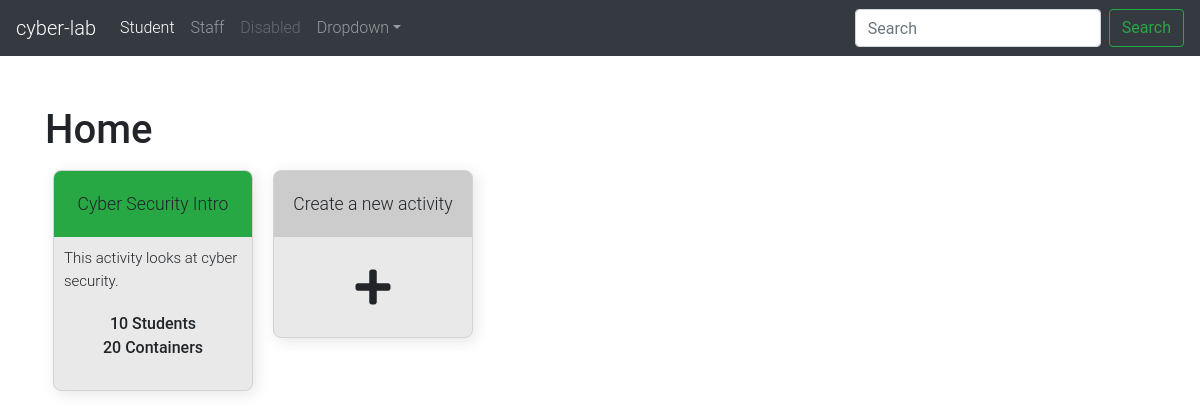
Page /staff on the earlier database version.
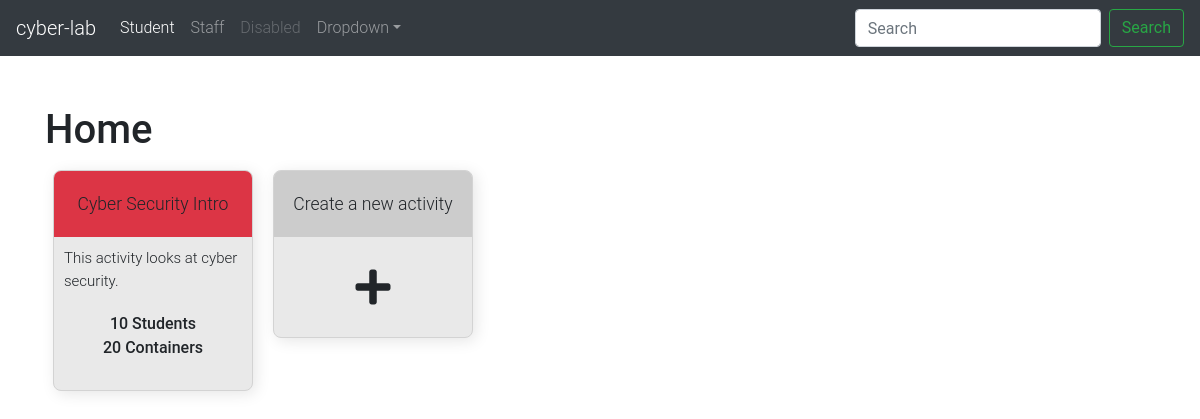
Same page on the later database version.
### app/models.py (models this page shows)
class Activity(db.Model):
    id = db.Column(db.Integer, primary_key=True, index=True)
    enabled = db.Column(db.Boolean)
    is_ready = db.Column(db.Boolean)
    running = db.Column(db.Boolean)
    title = db.Column(db.String(40))
    description = db.Column(db.String(300))
    category = db.Column(db.String(300))
    has_content = db.Column(db.Boolean)
    has_containers = db.Column(db.Boolean)
    time_created = db.Column(db.DateTime)
    content = db.Column(db.String(1000000))
    number_of_students = db.Column(db.Integer)
    number_of_containers = db.Column(db.Integer)
    container_list = db.Column(db.String(5000))

### app/views.py (the view)
@app.route('/staff', methods=['GET'])
def staff():
    activities = Activity.query.all()
    for a in activities:
        a.content = ""
        a.container = ""
    return render_template('staff.html',
                            activities=activities)

### app/templates/staff.html
{% extends "base.html" %} {% block content %}
<div class="activity_holder">
    {% for activity in activities %}
    <div class="activity_button" onclick="location.href='../staff/activity/{{ activity.id }}';">
    <div {% if activity.running %} class="activity_title bg-success"
        {% elif activity.enabled %} class="activity_title bg-warning"
        {% else %} class="activity_title bg-danger" {% endif %} >
            <div>{{ activity.title }}</div>
        </div>
        <div class="activity_body">
            <div class="description">
                This activity looks at cyber security.
            </div>
            <div class="num_students">
                10 Students
            </div>
            <div class="num_containers">
                20 Containers
            </div>
        </div>
    </div>
    {% endfor %}
    <div class="activity_button" onclick="location.href='../staff/create';">
        <div class="activity_title">
            <div>Create a new activity</div>
        </div>
        <div class="activity_body">
            <div class="large-icon"><i class="fas fa-plus"></i></div>
        </div>
    </div>
</div>
{% endblock %}

### app/templates/base.html (shortened to what this page needs)
<html class="page">
<head>
    <link rel="stylesheet" href="https://stackpath.bootstrapcdn.com/bootstrap/4.1.3/css/bootstrap.min.css"
>
    <link rel="stylesheet" href="{{ url_for('static', filename='css/main.css') }}">
    <link rel="stylesheet" href="https://cdnjs.cloudflare.com/ajax/libs/font-awesome/4.1.0/css/font-awesome.css">
    <link rel="stylesheet" href="https://use.fontawesome.com/releases/v5.5.0/css/all.css"
>
    <link rel="stylesheet" href="https://cdnjs.cloudflare.com/ajax/libs/jquery-confirm/3.3.0/jquery-confirm.min.css">
<link rel="stylesheet" href="{{ url_for('static', filename='content_builder/bower_components/medium-editor/dist/css/medium-editor.css') }}">
<link rel="stylesheet" type="text/css" href="{{ url_for('static', filename='content_builder/src/css/styles.css') }}">
</head>
<body>
    <nav class="navbar navbar-expand-md navbar-dark bg-dark">
        <a class="navbar-brand" href="#">cyber-lab</a>
        <div class="collapse navbar-collapse" id="navbarsExampleDefault">
            <ul class="navbar-nav mr-auto">
                <li class="nav-item active">
                    <a class="nav-link" href="/">Student <span class="sr-only">(current)</span></a>
                </li>
                <li class="nav-item">
                    <a class="nav-link" href="/staff">Staff</a>
                </li>
                <li class="nav-item">
                    <a class="nav-link disabled" href="#">Disabled</a>
                </li>
                <li class="nav-item dropdown">
                    <a class="nav-link dropdown-toggle" href="https://example.com" id="dropdown01" data-toggle="dropdown"
                        aria-haspopup="true" aria-expanded="false">Dropdown</a>
                </li>
            </ul>
            <form class="form-inline my-2 my-lg-0">
                <input class="form-control mr-sm-2" type="text" placeholder="Search" aria-label="Search">
                <button class="btn btn-outline-success my-2 my-sm-0" type="submit">Search</button>
            </form>
        </div>
    </nav>
    <main role="main">
        <div class="container">
                <div class="h1">
                    {% if title %} {{ title }} {% else %} Home {% endif %}
                </div>
                <div class="appQue">
                    {% block content %} {% endblock %}
                </div>
        </div>
    </main>
</body>
</html>

### app/static/css/main.css (style rules this page uses)
.activity_holder { width: auto; }
body { font-family: Roboto, Helvetica, Arial, sans-serif; font-weight: 300; font-size: 16px; }
.container { margin-top: 50px; }
.activity_button { border-style: solid; border-width: 1px; border-color: lightgray; border-radius: 8px; background-color: #e9e9e9; overflow: hidden; -webkit-box-shadow: 3px 3px 11px 0px rgba(0, 0, 0, 0.2); -moz-box-shadow: 3px 3px 11px 0px rgba(0, 0, 0, 0.2); box-shadow: 3px 3px 15px 0px rgba(0, 0, 0, 0.1); transition: transform .2s ease-in-out; width: 200px; display: inline-grid; margin: 8px; cursor: pointer; }
.activity_title { background-color: #a9a9a973; text-align: center; padding-top: 20px; padding-bottom: 20px; font-size: 110%; margin: 0px; }
.activity_body { padding: 10px; padding-bottom: 30px; }
.large-icon { font-size: 40px; text-align: center; margin-top: 20px; }
.description { font-size: 15px; margin-bottom: 20px; }
.num_students { text-align: center; font-weight: 500; position: relative; }
.num_containers { text-align: center; font-weight: 500; position: relative; }

### app/static/content_builder/src/css/styles.css (style rules this page uses)
body { font-family: Roboto, Helvetica, Arial, sans-serif; font-weight: 300; font-size: 16px; }

Differences in the rows shown:
changed Activity "Cyber Security Intro": running True → False (drawn)
